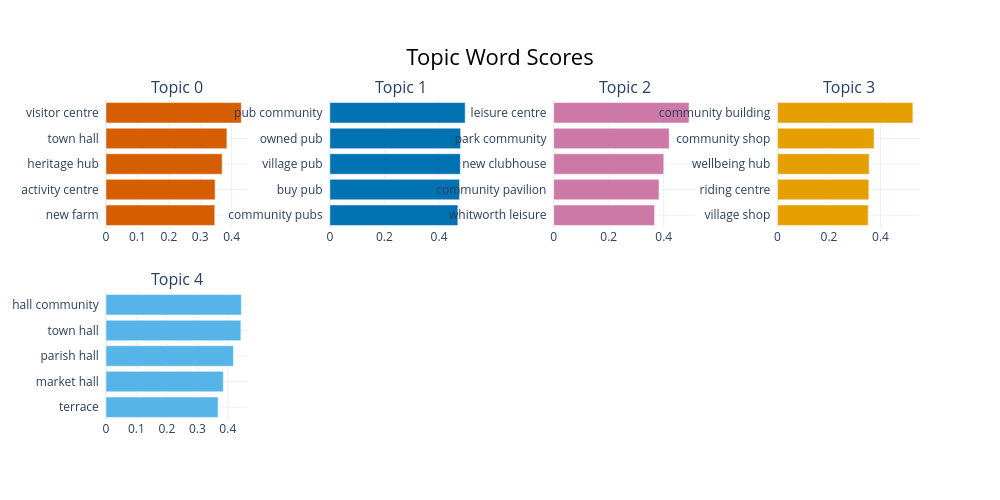

Here is the notebook cell this chart was saved with:
### Code cell
topic_model.visualize_barchart()

### Figure 1 — Plotly figure (JSON) as saved in the notebook; plotly's stock layout.template omitted (floating-point values rounded to 4 significant figures)
{"data": [{"marker": {"color": "#D55E00"}, "orientation": "h", "type": "bar", "x": [0.3463, 0.3473, 0.3698, 0.3849, 0.4308], "xaxis": "x", "y": ["new farm  ", "activity centre  ", "heritage hub  ", "town hall  ", "visitor centre  "], "yaxis": "y"}, {"marker": {"color": "#0072B2"}, "orientation": "h", "type": "bar", "x": [0.469, 0.4753, 0.4781, 0.4791, 0.4958], "xaxis": "x2", "y": ["community pubs  ", "buy pub  ", "village pub  ", "owned pub  ", "pub community  "], "yaxis": "y2"}, {"marker": {"color": "#CC79A7"}, "orientation": "h", "type": "bar", "x": [0.3669, 0.3829, 0.4001, 0.4198, 0.4919], "xaxis": "x3", "y": ["whitworth leisure  ", "community pavilion  ", "new clubhouse  ", "park community  ", "leisure centre  "], "yaxis": "y3"}, {"marker": {"color": "#E69F00"}, "orientation": "h", "type": "bar", "x": [0.3522, 0.3546, 0.3559, 0.3749, 0.5258], "xaxis": "x4", "y": ["village shop  ", "riding centre  ", "wellbeing hub  ", "community shop  ", "community building  "], "yaxis": "y4"}, {"marker": {"color": "#56B4E9"}, "orientation": "h", "type": "bar", "x": [0.368, 0.3852, 0.4184, 0.4428, 0.4444], "xaxis": "x5", "y": ["terrace  ", "market hall  ", "parish hall  ", "town hall  ", "hall community  "], "yaxis": "y5"}], "layout": {"annotations": [{"font": {"size": 16}, "showarrow": false, "text": "Topic 0", "x": 0.0875, "xanchor": "center", "xref": "paper", "y": 1, "yanchor": "bottom", "yref": "paper"}, {"font": {"size": 16}, "showarrow": false, "text": "Topic 1", "x": 0.3625, "xanchor": "center", "xref": "paper", "y": 1, "yanchor": "bottom", "yref": "paper"}, {"font": {"size": 16}, "showarrow": false, "text": "Topic 2", "x": 0.6375, "xanchor": "center", "xref": "paper", "y": 1, "yanchor": "bottom", "yref": "paper"}, {"font": {"size": 16}, "showarrow": false, "text": "Topic 3", "x": 0.9125, "xanchor": "center", "xref": "paper", "y": 1, "yanchor": "bottom", "yref": "paper"}, {"font": {"size": 16}, "showarrow": false, "text": "Topic 4", "x": 0.0875, "xanchor": "center", "xref": "paper", "y": 0.4, "yanchor": "bottom", "yref": "paper"}], "height": 500, "hoverlabel": {"bgcolor": "white", "font": {"family": "Rockwell", "size": 16}}, "showlegend": false, "title": {"font": {"color": "Black", "size": 22}, "text": "Topic Word Scores", "x": 0.5, "xanchor": "center", "yanchor": "top"}, "width": 1000, "xaxis": {"anchor": "y", "domain": [0, 0.175], "showgrid": true}, "xaxis2": {"anchor": "y2", "domain": [0.275, 0.45], "showgrid": true}, "xaxis3": {"anchor": "y3", "domain": [0.55, 0.725], "showgrid": true}, "xaxis4": {"anchor": "y4", "domain": [0.825, 1], "showgrid": true}, "xaxis5": {"anchor": "y5", "domain": [0, 0.175], "showgrid": true}, "xaxis6": {"anchor": "y6", "domain": [0.275, 0.45], "showgrid": true}, "xaxis7": {"anchor": "y7", "domain": [0.55, 0.725], "showgrid": true}, "xaxis8": {"anchor": "y8", "domain": [0.825, 1], "showgrid": true}, "yaxis": {"anchor": "x", "domain": [0.6, 1], "showgrid": true}, "yaxis2": {"anchor": "x2", "domain": [0.6, 1], "showgrid": true}, "yaxis3": {"anchor": "x3", "domain": [0.6, 1], "showgrid": true}, "yaxis4": {"anchor": "x4", "domain": [0.6, 1], "showgrid": true}, "yaxis5": {"anchor": "x5", "domain": [0, 0.4], "showgrid": true}, "yaxis6": {"anchor": "x6", "domain": [0, 0.4], "showgrid": true}, "yaxis7": {"anchor": "x7", "domain": [0, 0.4], "showgrid": true}, "yaxis8": {"anchor": "x8", "domain": [0, 0.4], "showgrid": true}}}
